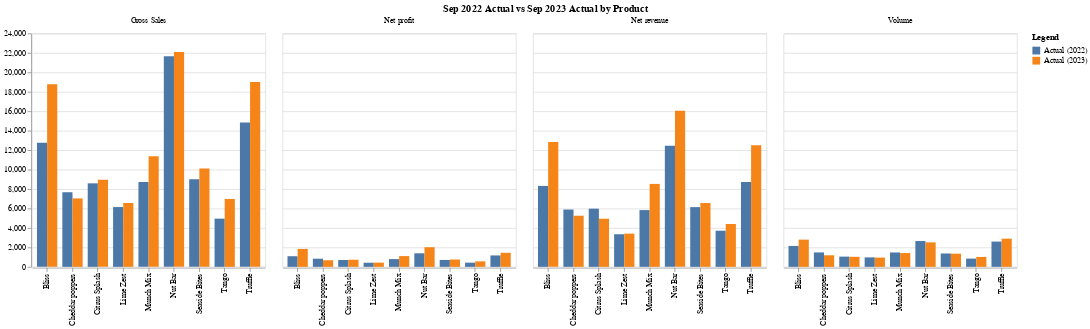

Notebook code cell kept with this figure:
### Code cell
chart_2022_actual_2023_actual = alt.Chart(df_melted).mark_bar().encode(
    x=alt.X('Product:N', title=None),
    xOffset='level_1:N',
    y=alt.Y('Value:Q', title=None),
    color=alt.Color('level_1:N', legend=alt.Legend(title='Legend')),  
    column=alt.Column('Metric:N', title=None),
    order=alt.Order('level_1:N', sort='descending')  
)

chart_2022_actual_2023_actual.properties(title=alt.Title('Sep 2022 Actual vs Sep 2023 Actual by Product', anchor='middle'), width=300)

### Figure 1 — Vega-Lite specification as saved in the notebook (floating-point values rounded to 4 significant figures)
{"config": {"view": {"continuousWidth": 300, "continuousHeight": 300}}, "data": {"name": "data-a4078402c03644147a806152436f45f6"}, "mark": {"type": "bar"}, "encoding": {"color": {"field": "level_1", "legend": {"title": "Legend"}, "type": "nominal"}, "column": {"field": "Metric", "title": null, "type": "nominal"}, "order": {"field": "level_1", "sort": "descending", "type": "nominal"}, "x": {"field": "Product", "title": null, "type": "nominal"}, "xOffset": {"field": "level_1", "type": "nominal"}, "y": {"field": "Value", "title": null, "type": "quantitative"}}, "title": {"text": "Sep 2022 Actual vs Sep 2023 Actual by Product", "anchor": "middle"}, "width": 300, "$schema": "https://vega.github.io/schema/vega-lite/v5.17.0.json", "datasets": {"data-a4078402c03644147a806152436f45f6": [{"Product": "Bliss", "Metric": "Net profit", "level_1": "Actual (2022)", "Value": 1094.0}, {"Product": "Bliss", "Metric": "Gross Sales", "level_1": "Actual (2022)", "Value": 12760.0}, {"Product": "Bliss", "Metric": "Net revenue", "level_1": "Actual (2022)", "Value": 8322.0}, {"Product": "Bliss", "Metric": "Volume", "level_1": "Actual (2022)", "Value": 2150.0}, {"Product": "Cheddar poppers", "Metric": "Net profit", "level_1": "Actual (2022)", "Value": 838.1}, {"Product": "Cheddar poppers", "Metric": "Gross Sales", "level_1": "Actual (2022)", "Value": 7672.0}, {"Product": "Cheddar poppers", "Metric": "Net revenue", "level_1": "Actual (2022)", "Value": 5892.0}, {"Product": "Cheddar poppers", "Metric": "Volume", "level_1": "Actual (2022)", "Value": 1483.0}, {"Product": "Citrus Splash", "Metric": "Net profit", "level_1": "Actual (2022)", "Value": 706.1}, {"Product": "Citrus Splash", "Metric": "Gross Sales", "level_1": "Actual (2022)", "Value": 8589.0}, {"Product": "Citrus Splash", "Metric": "Net revenue", "level_1": "Actual (2022)", "Value": 5983.0}, {"Product": "Citrus Splash", "Metric": "Volume", "level_1": "Actual (2022)", "Value": 1053.0}, {"Product": "Lime Zest", "Metric": "Net profit", "level_1": "Actual (2022)", "Value": 423.0}, {"Product": "Lime Zest", "Metric": "Gross Sales", "level_1": "Actual (2022)", "Value": 6149.0}, {"Product": "Lime Zest", "Metric": "Net revenue", "level_1": "Actual (2022)", "Value": 3353.0}, {"Product": "Lime Zest", "Metric": "Volume", "level_1": "Actual (2022)", "Value": 975.0}, {"Product": "Munch Mix", "Metric": "Net profit", "level_1": "Actual (2022)", "Value": 796.8}, {"Product": "Munch Mix", "Metric": "Gross Sales", "level_1": "Actual (2022)", "Value": 8738.0}, {"Product": "Munch Mix", "Metric": "Net revenue", "level_1": "Actual (2022)", "Value": 5838.0}, {"Product": "Munch Mix", "Metric": "Volume", "level_1": "Actual (2022)", "Value": 1478.0}, {"Product": "Nut Bar", "Metric": "Net profit", "level_1": "Actual (2022)", "Value": 1394.0}, {"Product": "Nut Bar", "Metric": "Gross Sales", "level_1": "Actual (2022)", "Value": 21670.0}, {"Product": "Nut Bar", "Metric": "Net revenue", "level_1": "Actual (2022)", "Value": 12460.0}, {"Product": "Nut Bar", "Metric": "Volume", "level_1": "Actual (2022)", "Value": 2654.0}, {"Product": "Seaside Bites", "Metric": "Net profit", "level_1": "Actual (2022)", "Value": 712.0}, {"Product": "Seaside Bites", "Metric": "Gross Sales", "level_1": "Actual (2022)", "Value": 8997.0}, {"Product": "Seaside Bites", "Metric": "Net revenue", "level_1": "Actual (2022)", "Value": 6143.0}, {"Product": "Seaside Bites", "Metric": "Volume", "level_1": "Actual (2022)", "Value": 1376.0}, {"Product": "Tango", "Metric": "Net profit", "level_1": "Actual (2022)", "Value": 432.7}, {"Product": "Tango", "Metric": "Gross Sales", "level_1": "Actual (2022)", "Value": 4956.0}, {"Product": "Tango", "Metric": "Net revenue", "level_1": "Actual (2022)", "Value": 3716.0}, {"Product": "Tango", "Metric": "Volume", "level_1": "Actual (2022)", "Value": 847.0}, {"Product": "Truffle", "Metric": "Net profit", "level_1": "Actual (2022)", "Value": 1175.0}, {"Product": "Truffle", "Metric": "Gross Sales", "level_1": "Actual (2022)", "Value": 14840.0}, {"Product": "Truffle", "Metric": "Net revenue", "level_1": "Actual (2022)", "Value": 8725.0}, {"Product": "Truffle", "Metric": "Volume", "level_1": "Actual (2022)", "Value": 2599.0}, {"Product": "Bliss", "Metric": "Net profit", "level_1": "Actual (2023)", "Value": 1843.0}, {"Product": "Bliss", "Metric": "Gross Sales", "level_1": "Actual (2023)", "Value": 18780.0}, {"Product": "Bliss", "Metric": "Net revenue", "level_1": "Actual (2023)", "Value": 12840.0}, {"Product": "Bliss", "Metric": "Volume", "level_1": "Actual (2023)", "Value": 2800.0}, {"Product": "Cheddar poppers", "Metric": "Net profit", "level_1": "Actual (2023)", "Value": 679.0}, {"Product": "Cheddar poppers", "Metric": "Gross Sales", "level_1": "Actual (2023)", "Value": 7040.0}, {"Product": "Cheddar poppers", "Metric": "Net revenue", "level_1": "Actual (2023)", "Value": 5258.0}, {"Product": "Cheddar poppers", "Metric": "Volume", "level_1": "Actual (2023)", "Value": 1190.0}, {"Product": "Citrus Splash", "Metric": "Net profit", "level_1": "Actual (2023)", "Value": 732.2}, {"Product": "Citrus Splash", "Metric": "Gross Sales", "level_1": "Actual (2023)", "Value": 8964.0}, {"Product": "Citrus Splash", "Metric": "Net revenue", "level_1": "Actual (2023)", "Value": 4949.0}, {"Product": "Citrus Splash", "Metric": "Volume", "level_1": "Actual (2023)", "Value": 1034.0}, {"Product": "Lime Zest", "Metric": "Net profit", "level_1": "Actual (2023)", "Value": 433.1}, {"Product": "Lime Zest", "Metric": "Gross Sales", "level_1": "Actual (2023)", "Value": 6565.0}, {"Product": "Lime Zest", "Metric": "Net revenue", "level_1": "Actual (2023)", "Value": 3415.0}, {"Product": "Lime Zest", "Metric": "Volume", "level_1": "Actual (2023)", "Value": 952.0}, {"Product": "Munch Mix", "Metric": "Net profit", "level_1": "Actual (2023)", "Value": 1107.0}, {"Product": "Munch Mix", "Metric": "Gross Sales", "level_1": "Actual (2023)", "Value": 11380.0}, {"Product": "Munch Mix", "Metric": "Net revenue", "level_1": "Actual (2023)", "Value": 8528.0}, {"Product": "Munch Mix", "Metric": "Volume", "level_1": "Actual (2023)", "Value": 1417.0}, {"Product": "Nut Bar", "Metric": "Net profit", "level_1": "Actual (2023)", "Value": 2019.0}, {"Product": "Nut Bar", "Metric": "Gross Sales", "level_1": "Actual (2023)", "Value": 22080.0}, {"Product": "Nut Bar", "Metric": "Net revenue", "level_1": "Actual (2023)", "Value": 16040.0}, {"Product": "Nut Bar", "Metric": "Volume", "level_1": "Actual (2023)", "Value": 2517.0}, {"Product": "Seaside Bites", "Metric": "Net profit", "level_1": "Actual (2023)", "Value": 755.0}, {"Product": "Seaside Bites", "Metric": "Gross Sales", "level_1": "Actual (2023)", "Value": 10100.0}, {"Product": "Seaside Bites", "Metric": "Net revenue", "level_1": "Actual (2023)", "Value": 6568.0}, {"Product": "Seaside Bites", "Metric": "Volume", "level_1": "Actual (2023)", "Value": 1354.0}, {"Product": "Tango", "Metric": "Net profit", "level_1": "Actual (2023)", "Value": 564.9}, {"Product": "Tango", "Metric": "Gross Sales", "level_1": "Actual (2023)", "Value": 6983.0}, {"Product": "Tango", "Metric": "Net revenue", "level_1": "Actual (2023)", "Value": 4409.0}, {"Product": "Tango", "Metric": "Volume", "level_1": "Actual (2023)", "Value": 1018.0}, {"Product": "Truffle", "Metric": "Net profit", "level_1": "Actual (2023)", "Value": 1444.0}, {"Product": "Truffle", "Metric": "Gross Sales", "level_1": "Actual (2023)", "Value": 19010.0}, {"Product": "Truffle", "Metric": "Net revenue", "level_1": "Actual (2023)", "Value": 12490.0}, {"Product": "Truffle", "Metric": "Volume", "level_1": "Actual (2023)", "Value": 2896.0}]}}
